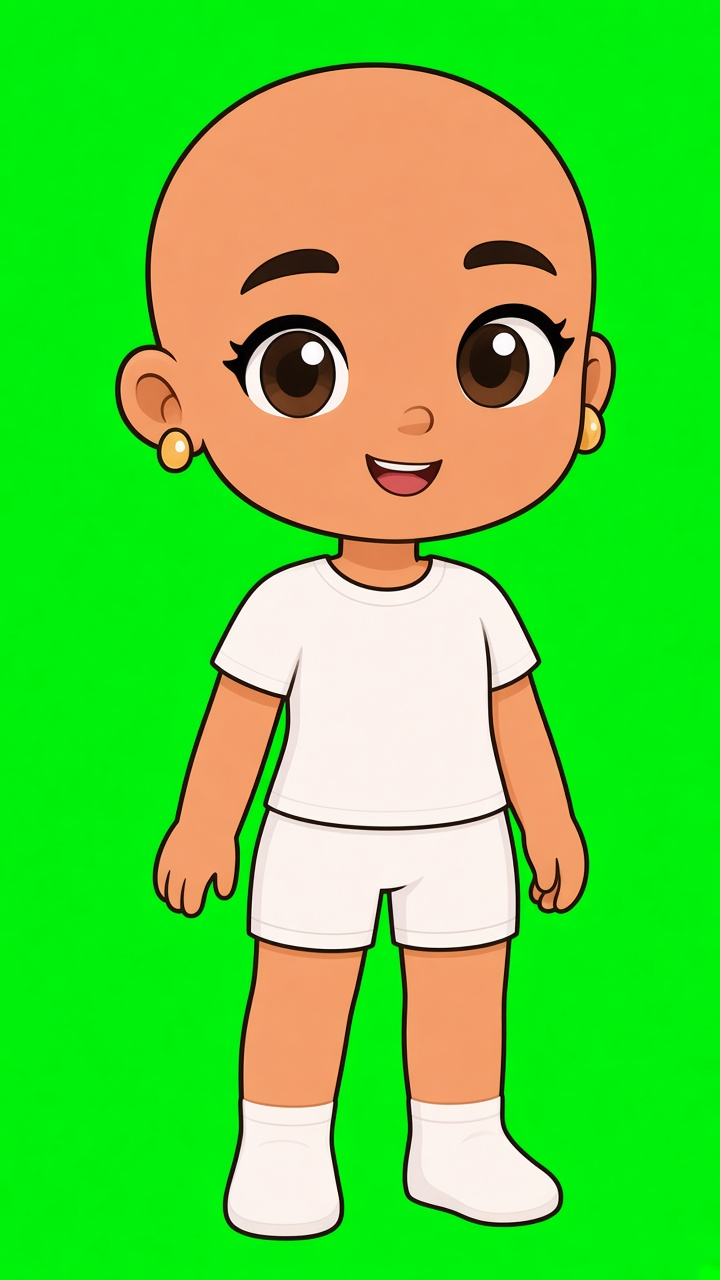
#> input picture uploads_/ferramentas/arte-camadas/gen/base.jpg, 720 x 1280 px, found by its file name
$ python build_v2.py gen/e-descalca.jpg
#> lines starting #> are read from the running program, lines starting #| are printed output that depends on the picture; after the words box and inside, x2 and y2 are one past the last pixel; in counts of white or black regions, pixels touching at a corner belong together
### tools/arte-camadas/lib.py
import cv2, numpy as np
from scipy import ndimage as nd
G='/workspace/laura-jogo/criador-poc/gen/'
PX=120
def load(n):
    im=cv2.imread(G+n)
    im=cv2.copyMakeBorder(im,0,0,PX,PX,cv2.BORDER_CONSTANT,value=(0,255,0))
    return im.astype(np.float32)
def chroma_alpha(I):
    b,g,r=I[...,0],I[...,1],I[...,2]
    gr=g-np.maximum(r,b)          # green excess
    a=np.clip((140-gr)/70,0,1)    # 1=fg
    # flood: only bg connected to border counts as bg
    bgc=gr>90
    lab,_=nd.label(bgc); border=np.unique(np.r_[lab[0],lab[-1],lab[:,0],lab[:,-1]]); border=border[border>0]
    bgm=np.isin(lab,border)
    a=np.where(bgm&(gr>110),0,a)
    a=np.where(~bgm&(gr<=90),1,a)
    return a
def despill(I):
    I=I.copy(); m=np.maximum(I[...,0],I[...,2]); I[...,1]=np.minimum(I[...,1],m+30); return I
SK=np.array([157.,169.])
def skin_p(I):
    lab=cv2.cvtColor(np.clip(I,0,255).astype(np.uint8),cv2.COLOR_BGR2LAB).astype(np.float32)
    d=np.hypot(lab[...,1]-SK[0],lab[...,2]-SK[1])
    p=np.clip((15-d)/7,0,1)*np.clip((lab[...,0]-100)/30,0,1)
    return p,lab[...,0]
def register(E,B,mask):
    """ECC affine E->B using mask region (uint8) in B coords; returns warped E and matrix."""
    def g(x): return cv2.GaussianBlur(cv2.cvtColor(x.astype(np.uint8),cv2.COLOR_BGR2GRAY),(0,0),2).astype(np.float32)
    W=np.eye(2,3,dtype=np.float32)
    best=None
    for sc in [0.25,0.5,1.0]:
        b=cv2.resize(g(B),None,fx=sc,fy=sc); e=cv2.resize(g(E),None,fx=sc,fy=sc); m=cv2.resize(mask,None,fx=sc,fy=sc,interpolation=cv2.INTER_NEAREST)
        Ws=W.copy(); Ws[:,2]*=sc
        try:
            cc,Ws=cv2.findTransformECC(b,e,Ws,cv2.MOTION_AFFINE,(cv2.TERM_CRITERIA_EPS|cv2.TERM_CRITERIA_COUNT,200,1e-6),m,5)
        except cv2.error as ex: print('ecc fail',sc,ex); continue
        W=Ws.copy(); W[:,2]/=sc; best=cc
    h,w=B.shape[:2]
    Ew=cv2.warpAffine(E,W,(w,h),flags=cv2.INTER_LINEAR+cv2.WARP_INVERSE_MAP,borderMode=cv2.BORDER_REPLICATE)
    return Ew,W,best
# [4 lines left out: function keep_big, not called in this run]

### tools/arte-camadas/extrair.py
from lib import *
import sys, json
B=load('base.jpg'); H,W_=B.shape[:2]
#> in load, im is the input picture: shape (1280, 720, 3); mean B, G, R 62.7, 210.2, 90.2
#> after `H, W_ = B.shape[:2]`: H = 1280; W_ = 960
aB=chroma_alpha(B)
#> in chroma_alpha, `bgc=gr>90`:
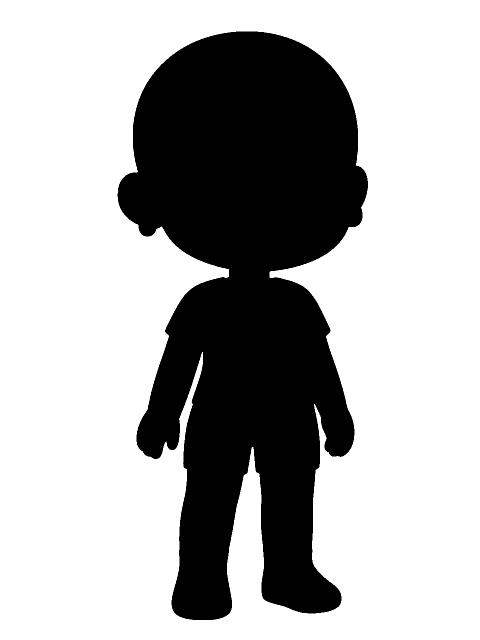
#> bgc: shape (1280, 960) bool (shown at 1/2 size); 69.2% white; 1 black region, box (x1, y1, x2, y2) and area: (235, 63, 736, 1240) 378016
#> in chroma_alpha, `border = np.unique(np.r_[lab[0], lab[-1], lab[:, 0], lab[:, -1]])`: border = [1]
HEAD=np.zeros((H,W_),np.uint8); HEAD[250:520,250+PX:550+PX]=255   # inner face (eyes, nose, mouth)
BODY=np.zeros((H,W_),np.uint8); BODY[560:1240,100+PX:640+PX]=255
# piece: file, reg, y0,y1, diff thr, extra
P={
 'roupa-cima-lilas-estrela':('camiseta','body',540,860),
 'roupa-cima-listras-rosa':('listras','body',540,860),
 'roupa-baixo-saia-roxa':('saia','body',740,1000),
 'roupa-baixo-calca-jeans':('jeans','body',780,1160),
 'vestido-rosa':('vestido','body',540,1010),
 'calcado-tenis-branco':('tenis','body',1088,1250),
 'calcado-sapatilha-rosa':('sapatilha','body',1080,1250),
 'acessorio-oculos-vermelho':('oculos','head',280,460),
 'acessorio-laco-rosa':('laco','head',20,360),
 'acessorio-bone-lilas':('bone','head',20,360),
 'cabelo-liso':('liso','head',0,900),
 'cabelo-coquinhos':('coquinhos','head',0,700),
 'cabelo-cacheado':('cacheado','head',0,800),
}
# [51 lines left out: function extract, not called in this run]
# [8 lines that do not run on import are left out]

### uploads_/ferramentas/arte-camadas/build_v2.py
# v2: corpo sem rosto/brincos, rosto montavel, cabelo frente/tras, pecas novas, versoes cinza
from lib import *
import extrair, sys, os, json
from extrair import B, aB, P, BODY, HEAD
from PIL import Image
OUT='/workspace/laura-jogo/criador-poc/camadas/'; os.makedirs(OUT,exist_ok=True)
H,W=B.shape[:2]
#> W = 960
ys,xs=np.where(aB>0.5); foot=ys.max(); top=ys.min()
#> after `foot = ys.max()`: foot = 1239
#> after `top = ys.min()`: top = 62
fx=np.where(aB[foot-60:foot].max(0)>0.5)[0]; cx=(fx.min()+fx.max())/2
#> after `fx = np.where(aB[foot - 60:foot].max(0) > 0.5)[0]`: fx = 281 values from 343 to 682
#> after `cx = (fx.min() + fx.max()) / 2`: cx = 512.5
s=(736-96)/(foot-top)
#> s = 0.544
MC=np.float32([[s,0,256-s*cx],[0,s,736-s*foot]])
#> MC = [[0.544, 0, -22.67], [0, 0.544, 62.29]]
def to_canvas(rgb,a):
    pm=np.dstack([rgb*a[...,None],a])
    o=cv2.warpAffine(pm,MC,(512,768),flags=cv2.INTER_AREA if s<1 else cv2.INTER_LINEAR)
    al=np.clip(o[...,3],0,1); c=np.where(al[...,None]>1e-3,o[...,:3]/np.maximum(al,1e-3)[...,None],0)
    return np.clip(c,0,255),al
INFO={}
def save(n,rgb,a,tipo='cor'):
    c,al=to_canvas(rgb,a); al[al<0.02]=0
    im=np.dstack([c[...,::-1],al*255]).astype(np.uint8)
    Image.fromarray(im,'RGBA').save(OUT+n+'.png'); INFO[n]=tipo; return im
lum=lambda x:0.299*x[...,2]+0.587*x[...,1]+0.114*x[...,0]
def box(y0,y1,x0,x1):
    m=np.zeros((H,W),bool); m[y0:y1,x0:x1]=True; return m
# ---------- corpo (pes descalcos + orelhas sem brinco) ----------
D=load('e-descalca.jpg'); Dw,_,_=register(D,B,BODY)
#> call 2 of load, with n = 'e-descalca.jpg'
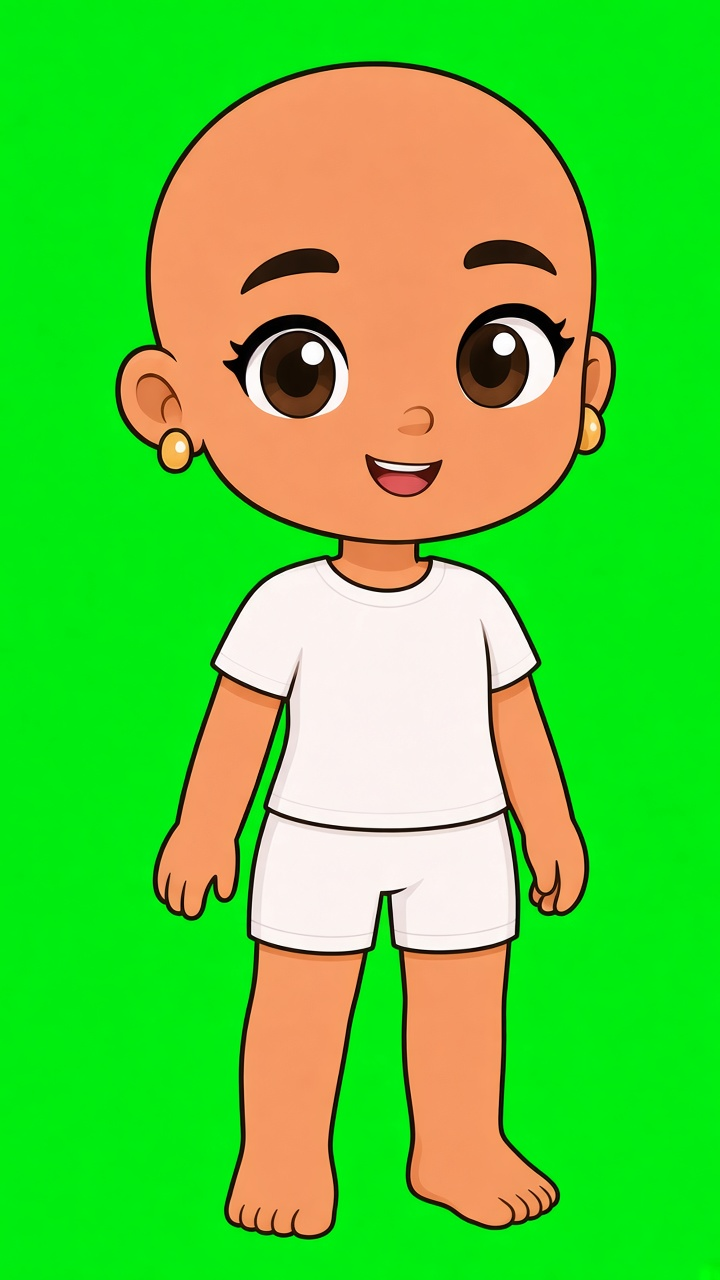
#> input picture uploads_/ferramentas/arte-camadas/gen/e-descalca.jpg, 720 x 1280 px, found by its file name
#> in load, im is the input picture: shape (1280, 720, 3); mean B, G, R 60, 204.6, 90
#> the loop in register, `for sc in [0.25,0.5,1.0]:` made 3 passes
#> (cc, best) on passes 1 to 3: (0.91, 0.91), (0.908, 0.908), (0.905, 0.905)
#> pass 1, in register, `e = cv2.resize(g(E), None, fx=sc, fy=sc)`:
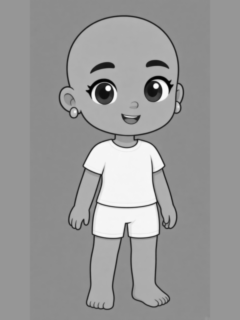
#> e: shape (320, 240) float32; min 1, max 253, mean 152.8
#> after the loop in register, `for sc in [0.25,0.5,1.0]:`:
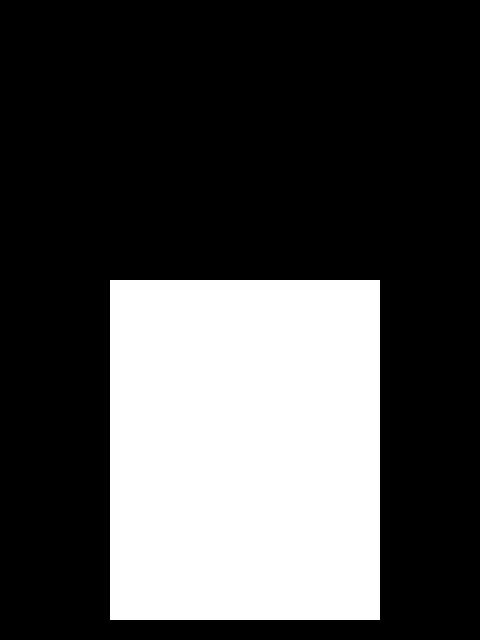
#> mask: shape (1280, 960) (shown at 1/2 size); 29.9% white; 1 white region, box (x1, y1, x2, y2) and area: (220, 560, 760, 1240) 367200
wgt=np.clip((np.arange(H)-1040)/50.,0,1)[:,None,None]
#> wgt = 1280 values from 0 to 1
body=B*(1-wgt)+Dw*wgt
PR=load('e-presilha.jpg'); PRw,_,cc=register(PR,B,HEAD); print('presilha/orelha ecc',cc)
#> call 3 of load, with n = 'e-presilha.jpg'
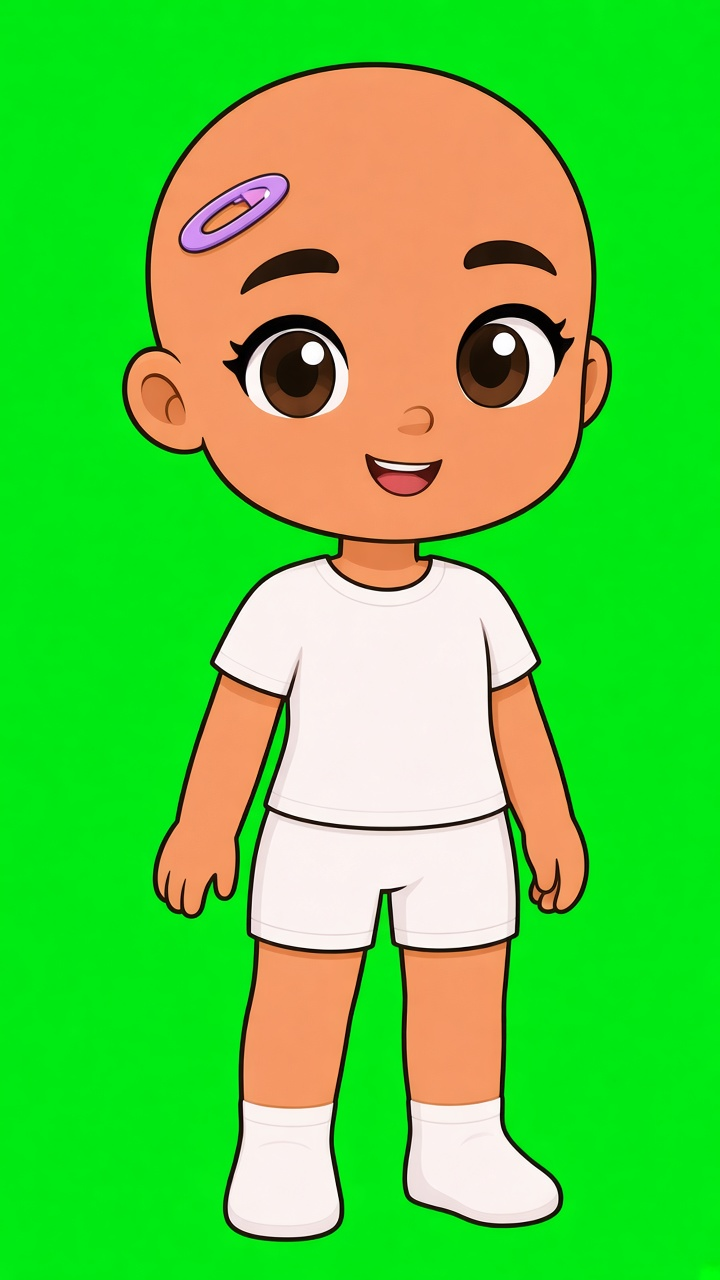
#> input picture uploads_/ferramentas/arte-camadas/gen/e-presilha.jpg, 720 x 1280 px, found by its file name
#> in load, im is the input picture: shape (1280, 720, 3); mean B, G, R 66.2, 204.7, 89.7
#> the loop in register (call 2), `for sc in [0.25,0.5,1.0]:` made 3 passes
#> after the loop in register (call 2), `for sc in [0.25,0.5,1.0]:`:
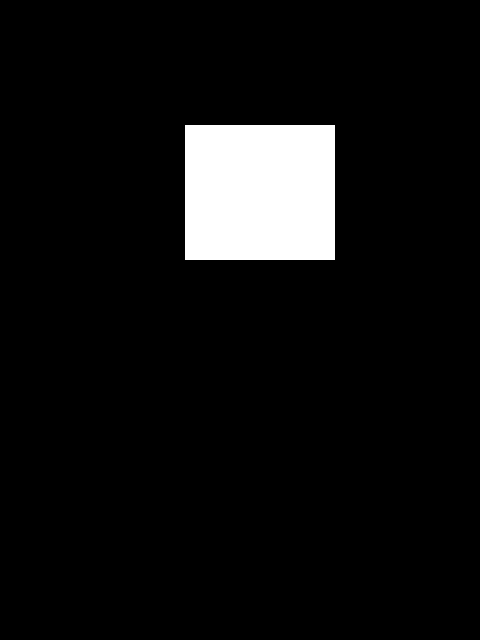
#> mask: shape (1280, 960) (shown at 1/2 size); 6.6% white; 1 white region, box (x1, y1, x2, y2) and area: (370, 250, 670, 520) 81000
#> after `PRw, _, cc = register(PR, B, HEAD)`: cc = 1
EARS=box(415,490,245,345)|box(395,470,680,750)
ef=cv2.GaussianBlur(EARS.astype(np.float32),(0,0),4)[...,None]
body=body*(1-ef)+PRw*ef
aBody=chroma_alpha(body); body=despill(body)
#> in chroma_alpha (call 2), `bgc=gr>90`: bgc: shape (1280, 960) bool; 69.6% white; 1 black region, box (x1, y1, x2, y2) and area: (235, 63, 736, 1238) 374090
p,L=skin_p(body)
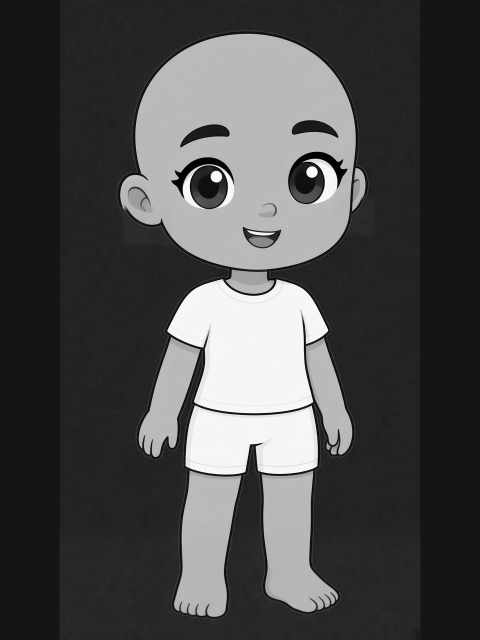
#> L: shape (1280, 960) float32 (shown at 1/2 size); min 0, max 255, mean 76
sk=(p>0.9)&(aBody>0.9)
#> sk: shape (1280, 960) bool; 18.3% white; 9 white regions, largest, box (x1, y1, x2, y2) and area: (242, 69, 710, 538) 145644, (349, 942, 482, 1233) 25585, (524, 943, 675, 1224) 25567
Sest=cv2.inpaint(np.clip(body,0,255).astype(np.uint8),(~sk).astype(np.uint8)*255,6,cv2.INPAINT_TELEA).astype(np.float32)
Sest=cv2.GaussianBlur(Sest,(0,0),1.0)
Lm=np.median(lum(body)[sk])
#> Lm = 176.8
g=np.clip(lum(Sest)/Lm*242,0,255)
sm=nd.binary_erosion(aBody>0.5,iterations=2).astype(np.float32); gb=cv2.GaussianBlur(g*sm,(0,0),9)/np.maximum(cv2.GaussianBlur(sm,(0,0),9),1e-3); g=np.where(sm>0,gb,g); g=np.clip(g,215,244)
sil=aBody>0.5; band=sil&~nd.binary_erosion(sil,iterations=3)
O=np.array([22.,24.,38.])
def line_unmix(C,S,p):
    d=S-O; t=np.clip(((C-O)*d).sum(-1)/np.maximum((d*d).sum(-1),1),0,1)
    res=np.linalg.norm(C-(O+t[...,None]*d),axis=-1)
    use=(res<22)&(t<0.97)&(t>0.0)
    return np.where(use,t,p), use
def detail(img,alpha):
    p,_=skin_p(img); p=np.where(band,0,p)
    p,use=line_unmix(img,Sest,p); p=np.where(band,0,p)
    pp=p[...,None]
    det=np.clip((img-pp*Sest)/np.maximum(1-pp,0.05),0,255)
    det=np.where(use[...,None]&~band[...,None],O,det)
    return det,alpha*(1-p)
det,adet=detail(body,aBody)
askin=cv2.GaussianBlur(nd.binary_erosion(sil,iterations=2).astype(np.float32),(0,0),0.7)
# zonas do rosto
EYE_X=box(0,H,326,492)|box(0,H,548,714)
MOUTH=box(436,545,440,610)
def split_row(a):
    rows=(a*EYE_X)[270:322].sum(1); return 270+int(np.argmin(rows))
def feats(det,adet,name):
    sp=split_row(adet)
    inside=nd.binary_erosion(aB>0.5,iterations=6)
    E=EYE_X&box(sp,450,0,W)&inside&~box(350,H,698,W)&~box(350,H,0,336); Bw=EYE_X&box(185,sp,0,W)&inside
    gm=(det[...,1]>det[...,2]+18)&(det[...,1]>det[...,0]+18)&MOUTH
    adet=adet*(1-cv2.GaussianBlur(nd.binary_dilation(gm,iterations=2).astype(np.float32),(0,0),1))
    fe=lambda m:cv2.GaussianBlur(m.astype(np.float32),(0,0),1.0)
    save('olhos-'+name,det,adet*fe(E)); save('sobrancelha-'+name,det,adet*fe(Bw)); save('boca-'+name,det,adet*fe(MOUTH))
    return sp
FACE_ALL=((EYE_X&box(185,450,0,W))|MOUTH)&nd.binary_erosion(aB>0.5,iterations=6)
fall=cv2.GaussianBlur(FACE_ALL.astype(np.float32),(0,0),1.0)
print('split base',feats(det,adet,'padrao'))
#> in split_row, `rows = (a * EYE_X)[270:322].sum(1)`: rows = 52 values, max 151 at index 51, min 3.4 at index 26, mean 47.91
#> in feats, `sp=split_row(adet)`: sp = 296
#| split base 296
save('corpo-linhas',det,adet*(1-fall))
save('corpo-pele',np.dstack([g,g,g]),askin,'tint-pele')
for f in ['estrela','coracao','triste','alegre','pisca','surpresa','sono','confiante']:
    E=load('f-'+f+'.jpg'); Ew,_,cc=register(E,B,HEAD)
#> (the run stopped early here; a loop or call above may not have finished)
